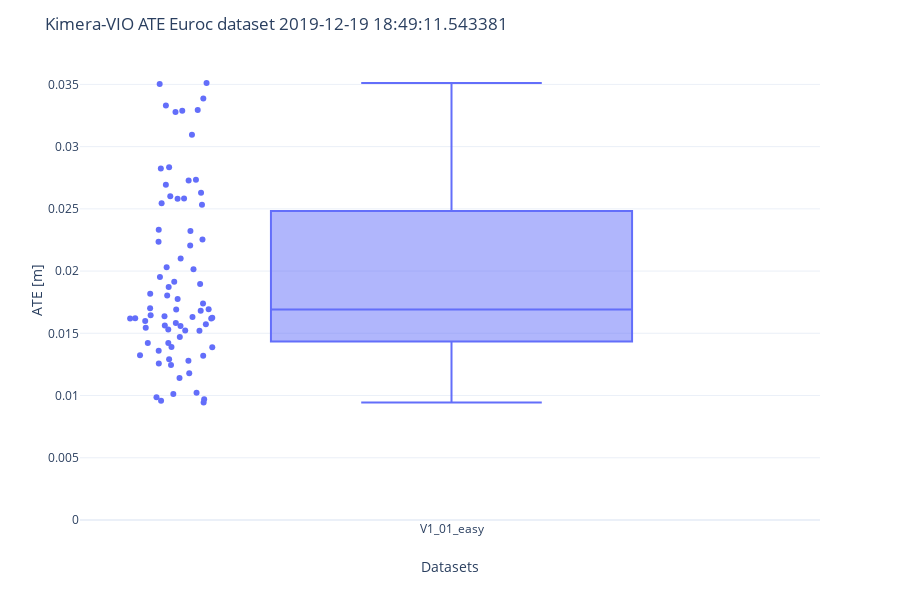

Here is the notebook cell this chart was saved with:
### Code cell
evt.draw_ape_boxplots_plotly(stats, False)

### Figure 1 — Plotly figure (JSON) as saved in the notebook; plotly's stock layout.template omitted (floating-point values rounded to 4 significant figures)
{"data": [{"alignmentgroup": "True", "boxpoints": "all", "hoverlabel": {"namelength": 0}, "hovertemplate": "Dataset Name=%{x}<br>ATE errors=%{y}", "legendgroup": "", "marker": {"color": "#636efa"}, "name": "", "notched": false, "offsetgroup": "", "orientation": "v", "showlegend": false, "type": "box", "x": ["V1_01_easy", "V1_01_easy", "V1_01_easy", "V1_01_easy", "V1_01_easy", "V1_01_easy", "V1_01_easy", "V1_01_easy", "V1_01_easy", "V1_01_easy", "V1_01_easy", "V1_01_easy", "V1_01_easy", "V1_01_easy", "V1_01_easy", "V1_01_easy", "V1_01_easy", "V1_01_easy", "V1_01_easy", "V1_01_easy", "V1_01_easy", "V1_01_easy", "V1_01_easy", "V1_01_easy", "V1_01_easy", "V1_01_easy", "V1_01_easy", "V1_01_easy", "V1_01_easy", "V1_01_easy", "V1_01_easy", "V1_01_easy", "V1_01_easy", "V1_01_easy", "V1_01_easy", "V1_01_easy", "V1_01_easy", "V1_01_easy", "V1_01_easy", "V1_01_easy", "V1_01_easy", "V1_01_easy", "V1_01_easy", "V1_01_easy", "V1_01_easy", "V1_01_easy", "V1_01_easy", "V1_01_easy", "V1_01_easy", "V1_01_easy", "V1_01_easy", "V1_01_easy", "V1_01_easy", "V1_01_easy", "V1_01_easy", "V1_01_easy", "V1_01_easy", "V1_01_easy", "V1_01_easy", "V1_01_easy", "V1_01_easy", "V1_01_easy", "V1_01_easy", "V1_01_easy", "V1_01_easy", "V1_01_easy", "V1_01_easy", "V1_01_easy", "V1_01_easy", "V1_01_easy", "V1_01_easy", "V1_01_easy", "V1_01_easy", "V1_01_easy", "V1_01_easy"], "x0": " ", "xaxis": "x", "y": [0.01582, 0.009871, 0.009573, 0.01013, 0.01023, 0.009448, 0.01179, 0.01258, 0.01521, 0.01618, 0.01803, 0.01739, 0.01619, 0.01522, 0.01544, 0.0114, 0.009692, 0.01292, 0.01246, 0.01359, 0.03331, 0.03278, 0.03387, 0.03293, 0.03288, 0.03095, 0.02694, 0.02322, 0.02015, 0.01871, 0.01914, 0.01952, 0.01702, 0.0139, 0.01423, 0.0128, 0.03511, 0.01387, 0.0153, 0.02236, 0.02254, 0.02101, 0.01817, 0.01776, 0.01691, 0.01645, 0.01638, 0.01626, 0.01573, 0.01558, 0.01693, 0.01632, 0.01599, 0.01563, 0.02333, 0.0162, 0.0263, 0.02602, 0.0203, 0.01896, 0.01471, 0.01324, 0.01422, 0.0132, 0.01682, 0.02205, 0.02582, 0.02534, 0.02584, 0.02835, 0.02733, 0.02823, 0.02545, 0.02728, 0.03502], "y0": " ", "yaxis": "y"}], "layout": {"boxmode": "group", "height": 600, "legend": {"tracegroupgap": 0}, "margin": {"t": 60}, "title": {"text": "Kimera-VIO ATE Euroc dataset 2019-12-19 18:49:11.543381"}, "xaxis": {"title": {"text": "Datasets"}}, "yaxis": {"rangemode": "tozero", "title": {"text": "ATE [m]"}}}}
